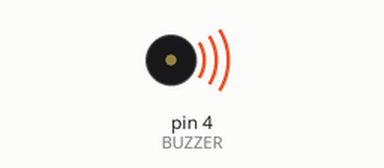
Simulated run of this sketch. Board: Arduino Uno, built with avr-gcc and run on an emulated ATmega328P. Parts: buzzer (waves = sounding).

Above: at 0.8 s.
At 1.2 s:
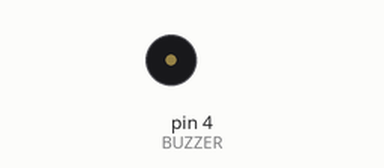
Timing chart, 0 to 2.7 s (numbered marks = the images above):
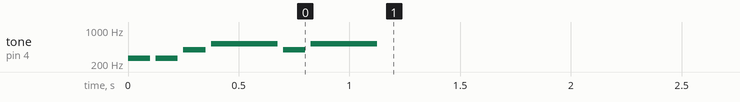

The sketch:

Charge_Tone_Test.ino
```cpp
/*
 * "Victory" or "Charge" Tone Music for use with
 * Keyes L-298P Shield
 * By LeRoy Miller, Dec 2017
 *
 */

#define BUZZER 4 //D4

int note[] = {262, 262, 392, 523, 392, 523};
int duration[] = {100, 100, 100, 300, 100, 300};

void setup() {

//Plays Song once, hit reset to hear again.

for (int thisNote = 0; thisNote < 6; thisNote ++) {
     // play the next note:
     tone(BUZZER, note[thisNote]);
     // hold the note:
     delay(duration[thisNote]);
     // stop for the next note:
     noTone(BUZZER);
     delay(25);
}
}

void loop() {
  // put your main code here, to run repeatedly:

}
```
